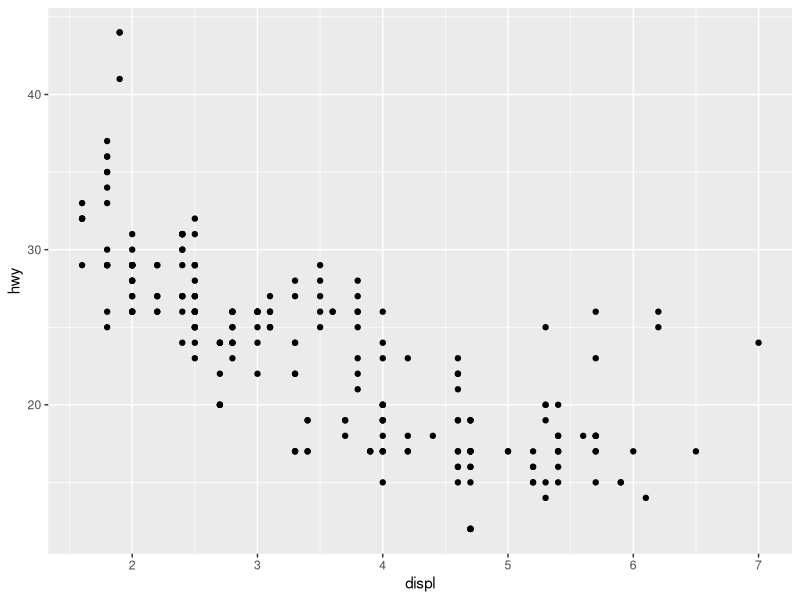
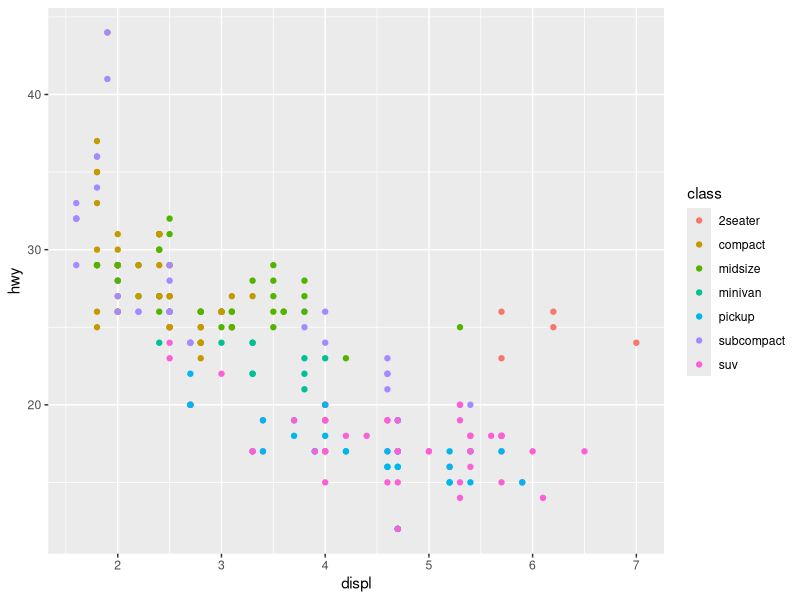
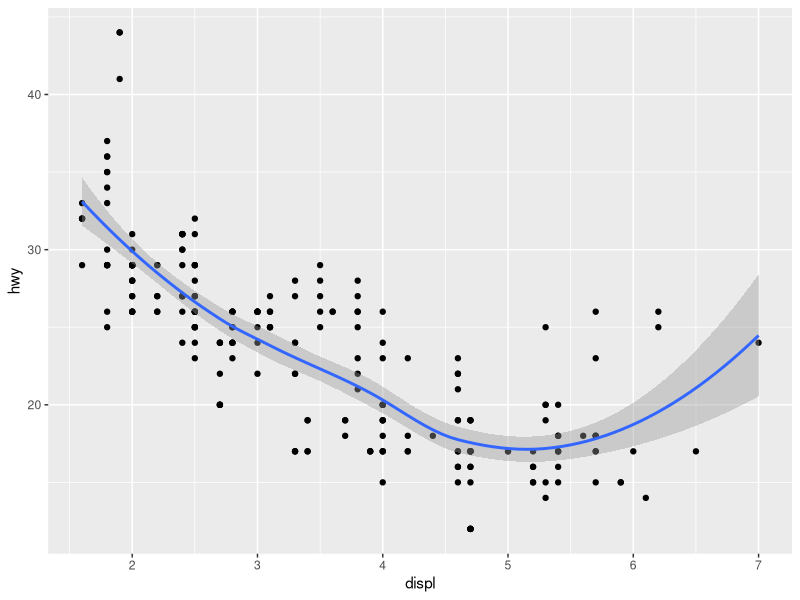
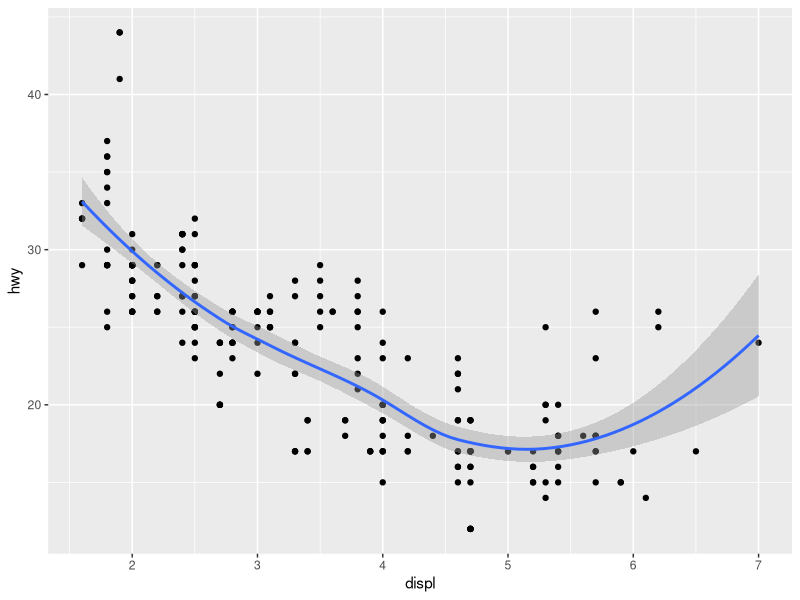

These figures' R source, in order:
# Seminar 1, Group 5

x <- 3 + sin(pi/2)
sqrt(x)
y <- sqrt(x)
w <- "2"
typeof(w)
v <- as.numeric(w)

# sequences

m <- seq(1,10)
n <- seq(0,10,2)
o <- 1:10

for(i in 1:10) {
  print(i)
}

# vectors
A <- c("1", "2", "5", "9")
typeof(A)
length(A)
n <- length(A)
for(i in 1:n) {
  print(as.numeric(A[i]))
}

## Packages
#install.packages("tidyverse")
library(tidyverse)

car_frame <- mpg
ggplot(data = car_frame) + 
  geom_point(mapping = aes(x=displ,y=hwy))

ggplot(data = car_frame) + 
  geom_point(mapping = aes(x=displ,y=hwy, color=class))

ggplot(data = car_frame) + 
  geom_point(mapping = aes(x=displ,y=hwy)) +
  geom_smooth(mapping = aes(x=displ,y=hwy))

ggplot(data = car_frame, mapping = aes(x=displ,y=hwy)) + 
  geom_point() +
  geom_smooth()


